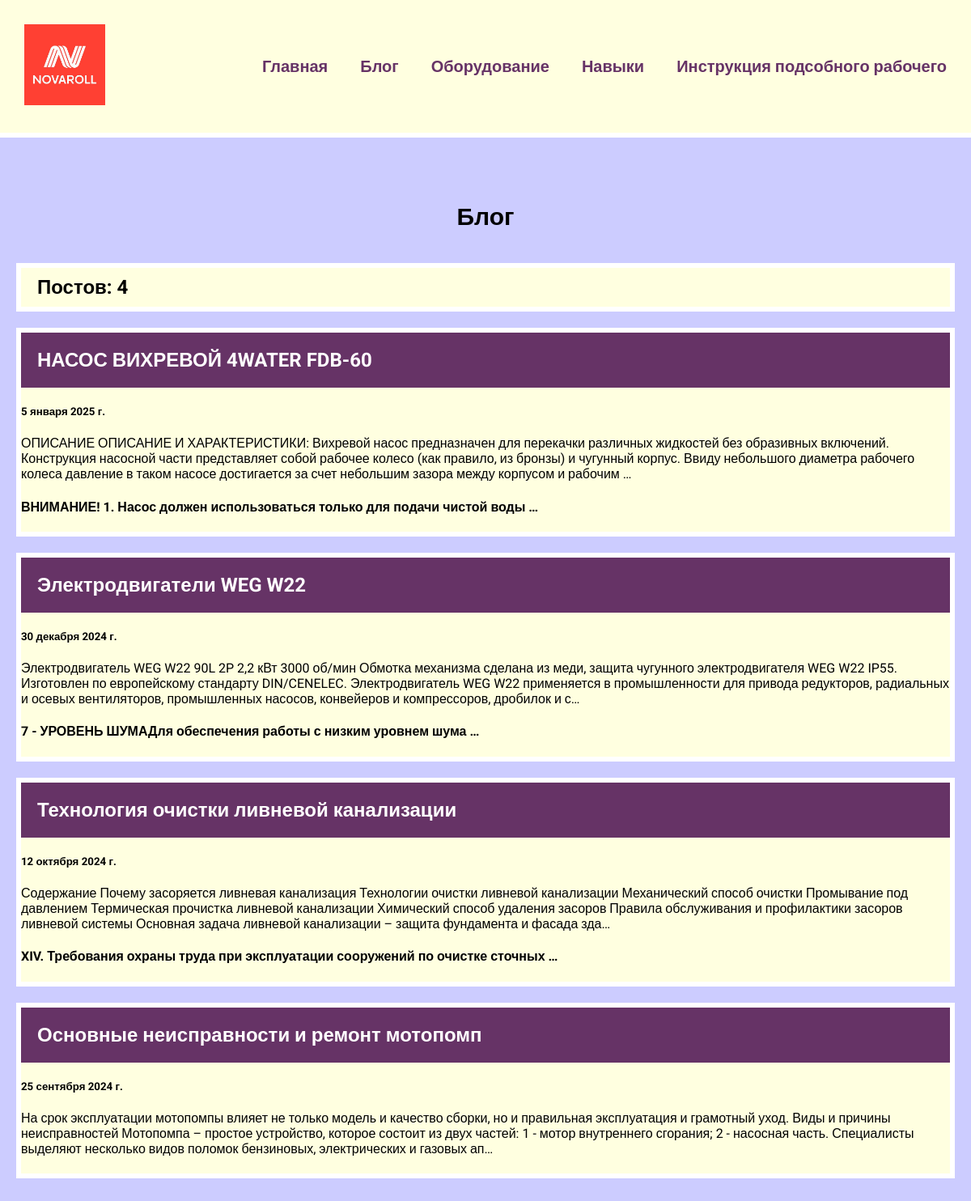
Screenshot of /blog/ with the database file from the repository.
### blog/models.py (models this page shows, shortened)
class Blog(models.Model):
    title = models.CharField(max_length=200, verbose_name="Название статьи")
    focus = models.CharField(max_length=250, blank=True, verbose_name="Напрпвленность статьи")
    description = models.TextField(verbose_name="Содержание статьи")
    video = models.FileField(upload_to='blogs/videos', blank=True, verbose_name="Видео по статье")
    labor_protection = models.TextField(blank=True, verbose_name="Охрана труда(связанная со статьей)")
    data = models.DateField()

### blog/views.py (the view)
# urls.py: path("", views.blogs, name='blogs'),
def blogs(request):
    blog = Blog.objects.order_by('-data')
    return render(request, 'blog/blogs.html', {'blogs': blog})

### blog/templates/blog/blogs.html
{% extends 'works/base.html' %}
{% block content %}
<h1>Блог</h1>
<h2 class="count">Постов: {{ blogs.count }}</h2>
{% for blog in blogs %}
<div class="element">
    <h2 class="top"><a href="{% url 'blog:detail' blog.id %}">{{ blog.title }}</a></h2>
    <div class="blog_text">
        <h5>{{ blog.data }}</h5>
        <p>{{ blog.description|striptags|truncatechars:360 }}</p>
        <h4 class="labor_protection">{{ blog.labor_protection|truncatewords:10 }}</h4>
    </div>
</div>
{% endfor %}
{% endblock content %}

### works/static/css/style.css (style rules this page uses)
body { font-family: "Roboto", sans-serif; font-weight: 400; font-style: normal; background: #CCCCFF; padding: 0; margin: 0; }
.element, .count { background: lightyellow; border: 6px solid #FFF; margin:20px 0; }
.content h1 { text-align: center; margin: 60px 0 40px; font-size: 30px; }
.top { background: #663366; margin: 0; }
.top a { color: #FFF; text-decoration: none; padding: 20px; display: block; }
.blog_text { padding: 20; box-sizing: border-box; }
.count { padding: 10px 20px; box-sizing: border-box; }

### rows the page displays
Blog: title "НАСОС ВИХРЕВОЙ 4WATER FDB-60", data "5 января 2025 г.", description "ОПИСАНИЕ ОПИСАНИЕ И ХАРАКТЕРИСТИКИ: Вихревой насос предназначен для перекачки различных жидкостей без образивных включений. Конструкция насосной части представляет собой рабочее колесо (как правило, из бронзы) и чугунный корпус. Ввиду небольшого диаметра рабочего колеса давление в таком насосе достигается за счет небольшим зазора между корпусом и рабочим …", labor_protection "ВНИМАНИЕ! 1. Насос должен использоваться только для подачи чистой воды …"
Blog: title "Электродвигатели WEG W22", data "30 декабря 2024 г.", description "Электродвигатель WEG W22 90L 2P 2,2 кВт 3000 об/мин Обмотка механизма сделана из меди, защита чугунного электродвигателя WEG W22 IP55. Изготовлен по европейскому стандарту DIN/CENELEC. Электродвигатель WEG W22 применяется в промышленности для привода редукторов, радиальных и осевых вентиляторов, промышленных насосов, конвейеров и компрессоров, дробилок и с…", labor_protection "7 - УРОВЕНЬ ШУМАДля обеспечения работы с низким уровнем шума …"
Blog: title "Технология очистки ливневой канализации", data "12 октября 2024 г.", description "Содержание Почему засоряется ливневая канализация Технологии очистки ливневой канализации Механический способ очистки Промывание под давлением Термическая прочистка ливневой канализации Химический способ удаления засоров Правила обслуживания и профилактики засоров ливневой системы Основная задача ливневой канализации – защита фундамента и фасада зда…", labor_protection "XIV. Требования охраны труда при эксплуатации сооружений по очистке сточных …"
Blog: title "Основные неисправности и ремонт мотопомп", data "25 сентября 2024 г.", description "На срок эксплуатации мотопомпы влияет не только модель и качество сборки, но и правильная эксплуатация и грамотный уход. Виды и причины неисправностей Мотопомпа – простое устройство, которое состоит из двух частей: 1 - мотор внутреннего сгорания; 2 - насосная часть. Специалисты выделяют несколько видов поломок бензиновых, электрических и газовых ап…"

### other values shown
{{ blogs.count }} "4"
